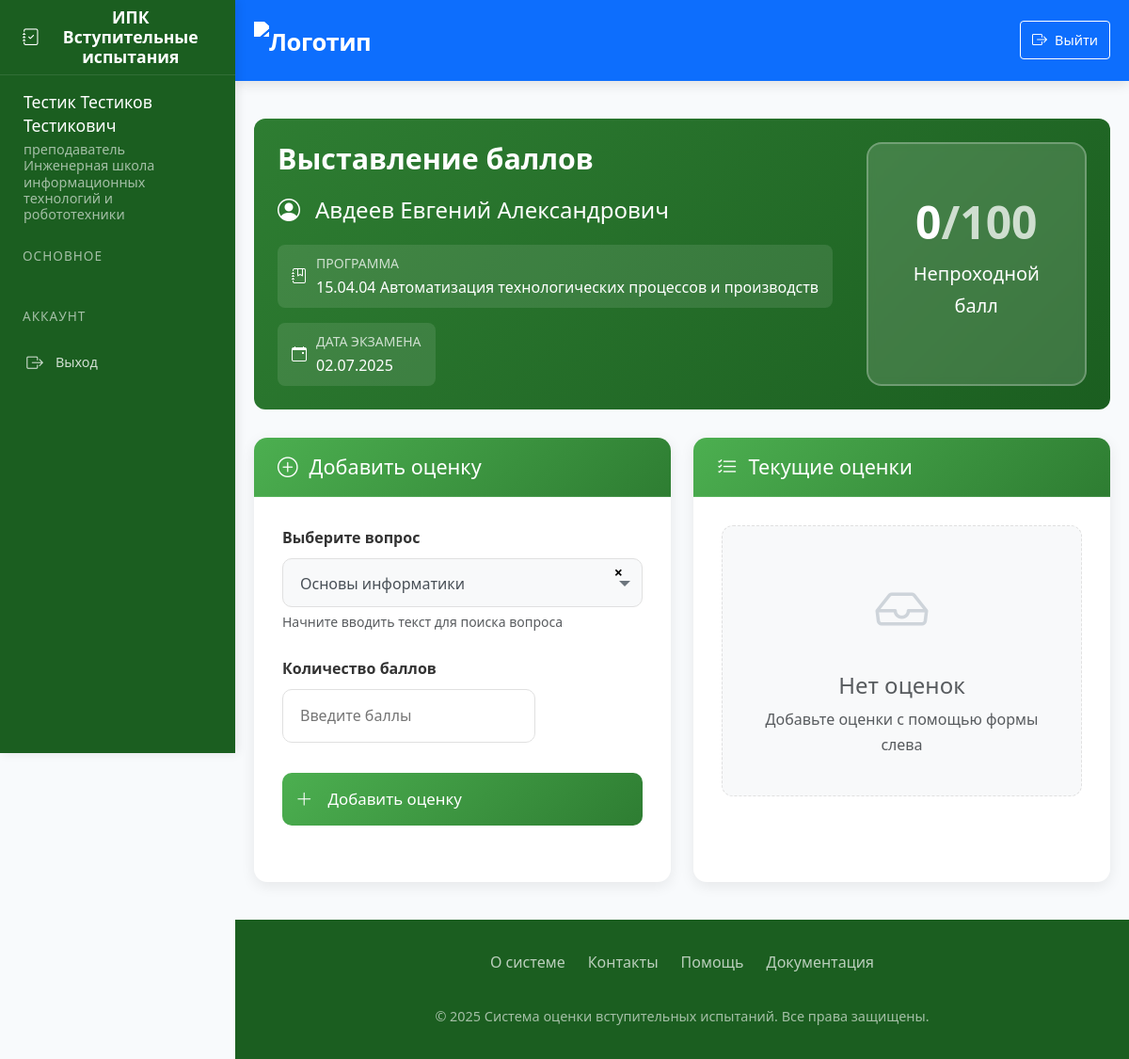
The page /enter_scores/50 (signed in) on the database as committed earlier.
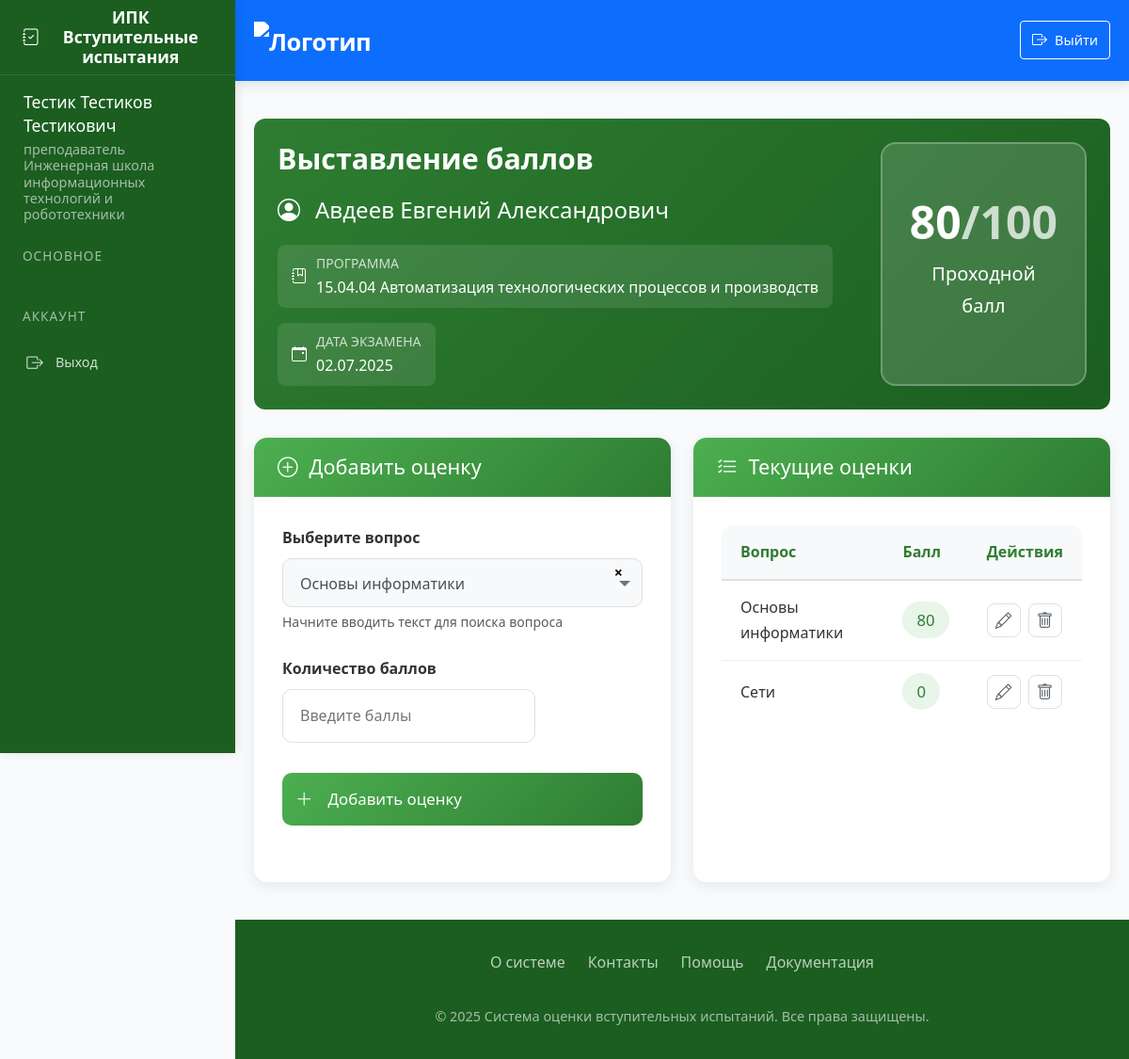
The same page on the database as committed later.
### app/models.py (models this page shows)
class Score(db.Model):
    id = db.Column(db.Integer, primary_key=True)
    applicant_id = db.Column(db.Integer, db.ForeignKey('applicant.id'), nullable=False)
    question_id = db.Column(db.Integer, db.ForeignKey('question.id'), nullable=False)
    score = db.Column(db.Integer, nullable=False)
    question = db.relationship('Question')

class Question(db.Model):
    id = db.Column(db.Integer, primary_key=True)
    text = db.Column(db.Text, nullable=False)
    program_id = db.Column(db.Integer, db.ForeignKey('program.id'), nullable=False)

### app/routes.py (the view, shortened to what this page needs)
@routes.route('/enter_scores/<int:applicant_id>', methods=['GET', 'POST'])
@login_required
def applicant_scores(applicant_id):
    if current_user.role not in ['admin', 'secretary', 'commission']:
        abort(403)
    applicant = Applicant.query.get_or_404(applicant_id)
    exam_date = applicant.exam_date
    form = ScoreForm()
    form.question_id.choices = [(q.id, q.text) for q in Question.query.filter_by(program_id=applicant.program_id).all()]
    return render_template('enter_scores_detail.html', applicant=applicant, form=form)

### app/forms.py
class ScoreForm(FlaskForm):
    question_id = SelectField('Вопрос', coerce=int, validators=[DataRequired()])
    score = IntegerField('Балл', validators=[InputRequired()])
    submit = SubmitField('Добавить')

### app/templates/enter_scores_detail.html (shortened to what the changed rows need)
{% extends "base.html" %}
{% block content %}
<link href="https://cdn.jsdelivr.net/npm/select2@4.1.0-rc.0/dist/css/select2.min.css" rel="stylesheet" />
<link rel="stylesheet" href="{{ url_for('static', filename='style.css') }}">
<div class="scoring-container">
    {% set total_score = applicant.scores | sum(attribute='score') %}
    <div class="applicant-header">
    <div class="d-flex flex-column flex-md-row justify-content-between">
        <div class="mb-3 mb-md-0">
            <h1 class="applicant-title">Выставление баллов</h1>
        </div>
        <div class="total-score-container d-flex flex-column align-items-center justify-content-center p-4">
            <div class="total-score-value mb-2">
                {{ total_score }}<span class="opacity-75">/100</span>
            </div>
            <div class="total-score-status">
                {% if total_score >= 56 %}
                    <span class="status-pass">Проходной балл</span>
                {% else %}
                    <span class="status-fail">Непроходной балл</span>
                {% endif %}
            </div>
        </div>
    </div>
</div>
    <div class="row g-4">
        <div class="col-lg-6">
            <div class="card-elegant">
                <div class="card-header-elegant">
                    <h2><i class="bi bi-plus-circle"></i> Добавить оценку</h2>
                </div>
            </div>
        </div>
        <div class="col-lg-6">
            <div class="card-elegant">
                <div class="card-header-elegant">
                    <h2><i class="bi bi-list-check"></i> Текущие оценки</h2>
                </div>
                <div class="card-body">
                    {% if applicant.scores %}
                    <div class="table-responsive">
                        <table class="elegant-table">
                            <thead>
                                <tr>
                                    <th>Вопрос</th>
                                    <th>Балл</th>
                                    <th>Действия</th>
                                </tr>
                            </thead>
                            <tbody>
                                {% for score in applicant.scores %}
                                <tr>
                                    <td>{{ score.question.text }}</td>
                                    <td>
                                        <span class="badge-score">
                                            {{ score.score }}
                                        </span>
                                    </td>
                                    <td>
                                        <div class="action-buttons">
                                            <a href="{{ url_for('routes.edit_score', score_id=score.id) }}"
                                               class="btn btn-outline-elegant"
                                               title="Редактировать">
                                                <i class="bi bi-pencil"></i>
                                            </a>
                                            <form action="{{ url_for('routes.delete_score', score_id=score.id) }}" method="POST" class="d-inline">
                                                <button type="submit" class="btn btn-outline-elegant"
                                                        title="Удалить"
                                                        onclick="return confirm('Вы уверены, что хотите удалить эту оценку?');">
                                                    <i class="bi bi-trash"></i>
                                                </button>
                                            </form>
                                        </div>
                                    </td>
                                </tr>
                                {% endfor %}
                            </tbody>
                        </table>
                    </div>
                    {% else %}
                    <div class="no-scores-card">
                        <div class="no-scores-icon">
                            <i class="bi bi-inbox"></i>
                        </div>
                        <h4 class="text-muted mb-2">Нет оценок</h4>
                        <p class="text-muted mb-0">Добавьте оценки с помощью формы слева</p>
                    </div>
                    {% endif %}
                </div>
            </div>
        </div>
    </div>
</div>
{% endblock %}

Rows that differ between the two databases and show on the page:
added Score: question.text "Основы информатики", score "80"
added Score: question.text "Сети", score "0"
Other text that changed with them:
{{ total_score }}: "0" → "80"
text no longer shown: "Непроходной балл Нет оценок Добавьте оценки с помощью формы слева"
text now shown: "Проходной балл Вопрос Балл Действия"
